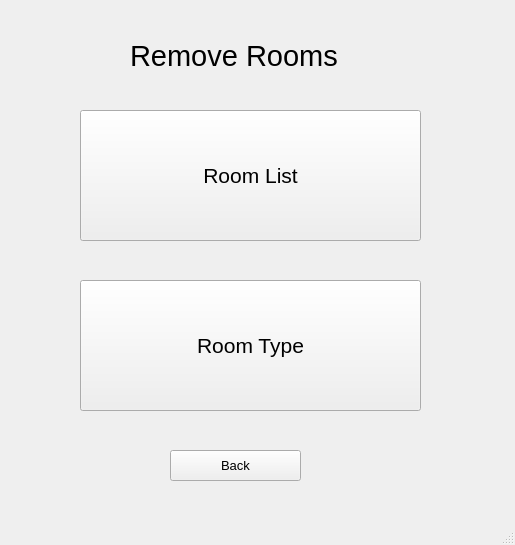
<?xml version="1.0" encoding="UTF-8"?>
<ui version="4.0">
 <class>removerooms</class>
 <widget class="QMainWindow" name="removerooms">
  <property name="geometry">
   <rect>
    <x>0</x>
    <y>0</y>
    <width>515</width>
    <height>545</height>
   </rect>
  </property>
  <property name="windowTitle">
   <string>MainWindow</string>
  </property>
  <widget class="QWidget" name="centralwidget">
   <widget class="QLabel" name="removerooms_label">
    <property name="geometry">
     <rect>
      <x>130</x>
      <y>30</y>
      <width>261</width>
      <height>51</height>
     </rect>
    </property>
    <property name="font">
     <font>
      <pointsize>22</pointsize>
     </font>
    </property>
    <property name="text">
     <string>Remove Rooms</string>
    </property>
   </widget>
   <widget class="QPushButton" name="back">
    <property name="geometry">
     <rect>
      <x>170</x>
      <y>450</y>
      <width>131</width>
      <height>31</height>
     </rect>
    </property>
    <property name="font">
     <font>
      <pointsize>10</pointsize>
     </font>
    </property>
    <property name="text">
     <string>Back</string>
    </property>
   </widget>
   <widget class="QPushButton" name="rooms_list">
    <property name="geometry">
     <rect>
      <x>80</x>
      <y>110</y>
      <width>341</width>
      <height>131</height>
     </rect>
    </property>
    <property name="font">
     <font>
      <pointsize>16</pointsize>
     </font>
    </property>
    <property name="text">
     <string>Room List</string>
    </property>
   </widget>
   <widget class="QPushButton" name="roomtype">
    <property name="geometry">
     <rect>
      <x>80</x>
      <y>280</y>
      <width>341</width>
      <height>131</height>
     </rect>
    </property>
    <property name="font">
     <font>
      <pointsize>16</pointsize>
     </font>
    </property>
    <property name="text">
     <string>Room Type</string>
    </property>
   </widget>
  </widget>
  <widget class="QStatusBar" name="statusbar"/>
 </widget>
 <resources/>
 <connections/>
</ui>
